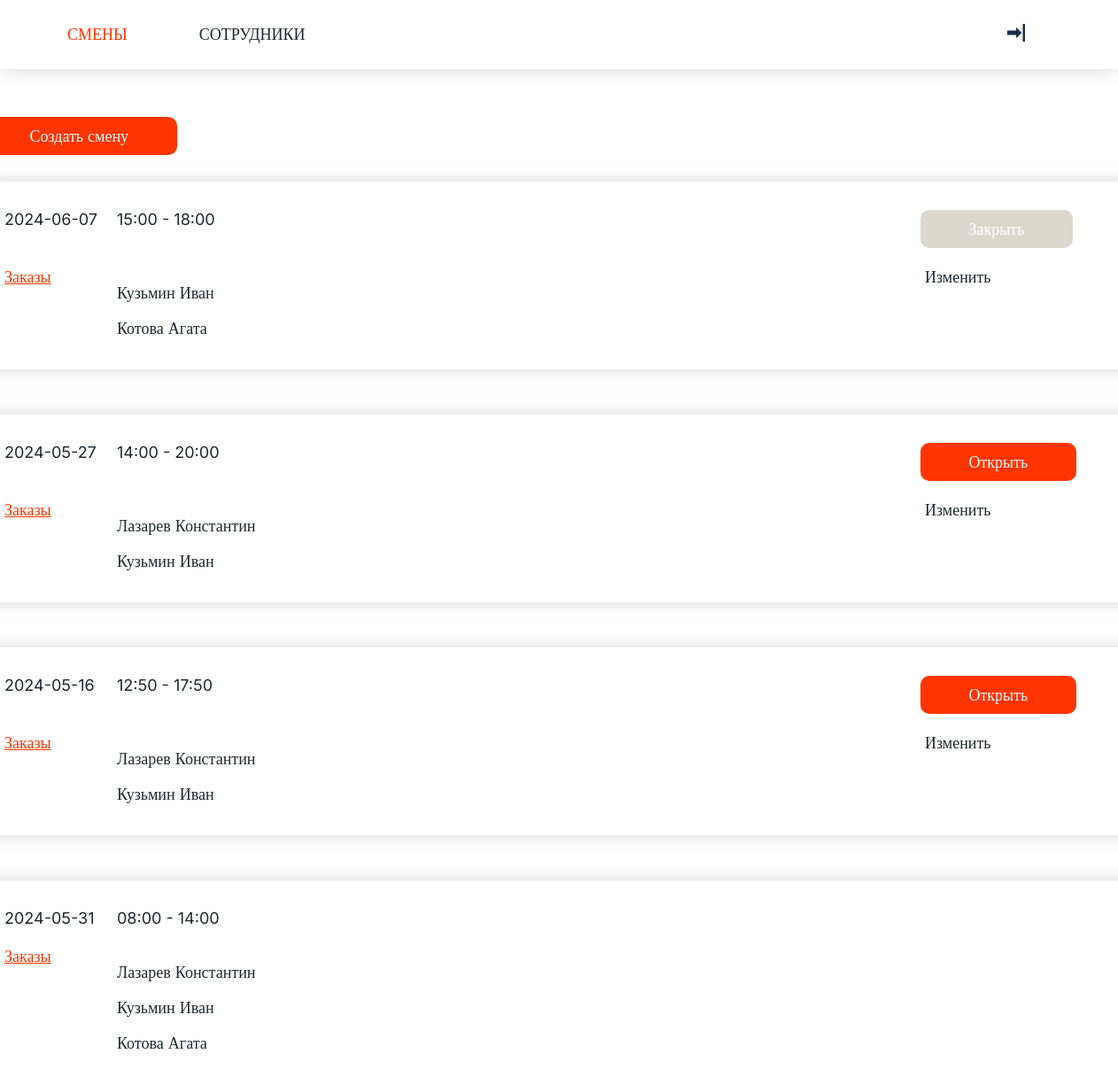
The app's page /shifts (signed in) with its own data.
### tables this page shows
CREATE TABLE `shift` (
  `id` int NOT NULL,
  `date` date NOT NULL,
  `start` time NOT NULL,
  `end` time NOT NULL,
  `shift_status_id` int NOT NULL
);

CREATE TABLE `user` (
  `id` int NOT NULL,
  `name` varchar(50) NOT NULL,
  `login` varchar(20) NOT NULL,
  `password` varchar(20) NOT NULL,
  `photo_file` varchar(45) DEFAULT NULL,
  `role_id` int NOT NULL
);

### src/Router/Route.php (called while the page is built, shortened)
<?php
class Route {
    public function getAction() {
        return $this->action;
    }
}

### src/View.php (called while the page is built, shortened)
<?php
class View {
    public function pages($page) {
        include_once APP_PATH."/views/pages/$page.php";
    }
    public function static($page, $title=NULL, $style=NULL) {
        include_once APP_PATH."/views/static/$page.php";
    }
}

### src/App.php (called while the page is built, shortened)
<?php
class App {
    public function run() {
        $router = new Router;
        $uri = $_SERVER['REQUEST_URI'];
        $uri = str_contains($uri, '?') ? strstr($uri, '?', true) : $uri;
        $method = $_SERVER['REQUEST_METHOD'];
        $router->move($uri, $method);
    }
}

### index.php (called while the page is built, shortened)
<?php
$app = new App;
$app->run();

### src/SQL.php (called while the page is built, shortened)
<?php
class SQL {
    public static function select($table, $column=NULL, $value=NULL, $column1=NULL, $value1=NULL, $sorted=NULL) {
        $self = new self;
        $db = $self->db;
        $request = "SELECT * FROM `$table`";
        if ($column != NULL && $value != NULL) {
            if (is_array($value)) {
                $request .= " WHERE $column IN (".implode(', ', $value).")";
            } else {
                $request .= " WHERE $column = '$value'";
            }
        }
        if ($sorted != NULL) {
            $request .= " ORDER BY $sorted";
        }
        $result = $db->query($request);
        return $self->processing($result);
    }
    private function connect() {
        $this->db = include APP_PATH."/config/db.php";
    }
    private function processing($result) {
        $array = [];
        while ($row = $result->fetch_assoc()) {
            $array[] = $row;
        }
        return $array;
    }
}

### config/db.php (called while the page is built)
<?php
$DB_LOCAL = "localhost";
$DB_USER = "root";
$DB_PASS = "";
$DB_NAME = "prak";
$db = mysqli_connect($DB_LOCAL, $DB_USER, $DB_PASS, $DB_NAME);
return $db;

### src/Shift.php (the view, shortened to what this page needs)
<?php
class Shift {
    public function shiftsList() {
        $shifts = SQL::select('shift', sorted:'shift_status_id');
        foreach ($shifts as $shift) {
            echo '
                <div class="shift" value="'.$shift['id'].'">
                    <div class="date">'.$shift['date'].'</div>
                    <div class="time">
                        <span class="start">'.(new DateTimeImmutable($shift['start']))->format('H:i').'</span> -
                        <span class="end">'.(new DateTimeImmutable($shift['end']))->format('H:i').'</span>
                    </div>
                    '.$this->statusButton($shift['id'], $shift['shift_status_id']).'
                    <div class="orders">
                        <a href="/orders?shift_id='.$shift['id'].'">Заказы</a>
                    </div>
                    <div class="employees">
                        <ul>
                            '.$this->shiftEmployeesList($shift['id']).'
                        </ul>
                    </div>
                    '.$this->changeButton($shift['shift_status_id']).'
                </div>';
        }
    }
    private function shiftEmployeesList($shift_id) {
        $result = SQL::select('user_to_shift', 'shift_id', $shift_id);
        $li = [];
        foreach($result as $row) {
            $user = SQL::select('user', 'id', $row['user_id']);
            $li[] = '<li value="'.$user[0]['id'].'">'.$user[0]['name'].'</li>';
        }
        return implode(" ", $li);
    }
    private function statusButton($shift_id, $status_id) {
        return match ($status_id) {
            '1' => '<div class="button-open">
                <button><a href="/change-shift-status?shift='.$shift_id.'&status=1">Закрыть</a></button>
                </div>',
            '2' => '<div class="button">
                <button><a href="/change-shift-status?shift='.$shift_id.'&status=2">Открыть</a></button>
                </div>',
            '3' => '<div></div>'
        };
    }
    private function changeButton($status_id) {
        return match ($status_id) {
            '1' => '<div class="change-btn">Изменить</div>',
            '2' => '<div class="change-btn">Изменить</div>',
            '3' => '<div></div>'
        };
    }
}

### src/Router/Router.php (shortened to what this page needs)
<?php
class Router {
    private $routes = [
        "GET" => [],
        "POST" => []
    ];
    public function initRoutes() {
        $routes = require_once APP_PATH."/config/routes.php";
        foreach($routes as $route) {
            $this->routes[$route->getMethod()][$route->getUri()] = $route;
        }
    }
    public function move($uri, $method) {
        $route = $this->foundRoude($uri, $method);
        if (is_array($route->getAction())) {
            [$controller, $action] = $route->getAction();
            $controller = new $controller();
            call_user_func([$controller, $action]);
        } else {
            call_user_func($route->getAction());
        }
    }
    public function foundRoude($uri, $method) {
        return $this->routes[$method][$uri];
    }
}

### src/Controller/HomeController.php (shortened to what this page needs)
<?php
class HomeController {
    private $view;
    private $user;
    public function __construct(){
        $this->view = new View;
    }
    public function shifts() {
        if (!empty($this->user)) {
            if ($this->user->info['role_id'] == '1') {
                $this->view->pages('shifts');
            }
        }
    }
    private function issetUser() {
        if (isset($_SESSION['user'])) {
            $this->user = $_SESSION['user'];
        }
    }
}

### views/static/header.php (shortened to what this page needs)
<!DOCTYPE html>
<html>
<head>
    <link href="http://<?= $_SERVER['HTTP_HOST'] ?>/views/static/css/<?= $style ?>.css" rel="stylesheet" type="text/css">
</head>
<body>

### views/pages/shifts.php (shortened to what this page needs)
<?php
$view = new View;
$shift = new Shift;
$view->static('header', 'Смены', 'style_shifts');
?>
                        <? $shift->employeesList() ?>
    <header>
        <nav>
            <a href="/shifts">смены</a>
            <a href="/employees">сотрудники</a>
        </nav>
        <div>
            <a href="/exit">
            </a>
        </div>
    </header>
    <div class="container">
        <div class="content">
            <button class="trigger">Создать смену</button>
            <div class="shifts-list">
                <? $shift->shiftsList() ?>
            </div>
        </div>
    </div>
<? $view->static("footer", "shifts"); ?>

### views/static/footer.php (shortened to what this page needs)
</body>
</html>

### views/static/css/style_shifts.css (style rules this page uses)
body { top: 0; left: 0; color: rgb(31, 40, 46); font-family: Inter; margin: 0px; font-size: 18px; }
header { top: 0; left: 0; height: 78px; width: 100%; box-shadow: 0px 0px 20px 0px rgba(0, 0, 0, 0.17); background: rgb(255, 255, 255); display: flex; align-items: center; }
header div { margin-left: auto; margin-right: 100px; }
nav a { color: rgb(31, 40, 46); margin-left: 76px; font-weight: 500; line-height: 22px; letter-spacing: 0px; text-transform: uppercase; text-decoration: none; }
nav a:first-child { color: rgb(255, 53, 0); }
button { border: none; border-radius: 10px; background: rgb(255, 53, 0); padding-left: 54.5px; padding-right: 54.5px; height: 43px; color: rgb(255, 255, 255); font-family: Inter; font-size: 18px; font-weight: 400; cursor: pointer; }
.button a, .button-open a { text-decoration: none; color: #FFFFFF; }
.button-open button { background: #DAD8CF; }
.container { display: grid; margin-top: 54px; margin-bottom: 84px; grid-template-columns: repeat(1, auto); justify-content: center; }
.content { width: 1304px; }
.shifts-list { margin-top: 30px; display: grid; gap: 51px; grid-template-columns: repeat(1, auto); }
.shift { padding-left: 17px; padding-top: 17px; padding-bottom: 17px; border-radius: 10px; box-shadow: 0px 0px 20px 0px rgba(0, 0, 0, 0.17); display: grid; gap: 7px; grid-template-columns: 120px 900px 236px; }
.shift div { padding-left: 9px; padding-top: 15px; }
.orders a { color: rgb(255, 53, 0); text-decoration-line: underline; }
ul { list-style-type: none; padding-inline-start: 0px; margin-block-start: 0px; margin-block-end: 0px; }
ul li { margin: 18px 0; }
.change-btn { margin-left: 5px; cursor: pointer; }

### records on screen
shift: date "2024-06-07", start "15:00", end "18:00", shift_status+id "Закрыть", user.name "Кузьмин Иван Котова Агата", shift_status "Изменить"
shift: date "2024-05-27", start "14:00", end "20:00", shift_status+id "Открыть", user.name "Лазарев Константин Кузьмин Иван", shift_status "Изменить"
shift: date "2024-05-16", start "12:50", end "17:50", shift_status+id "Открыть", user.name "Лазарев Константин Кузьмин Иван", shift_status "Изменить"
shift: $shift['id'] 2 (drawn), date "2024-05-31", start "08:00", end "14:00", user.name "Лазарев Константин Кузьмин Иван Котова Агата"
